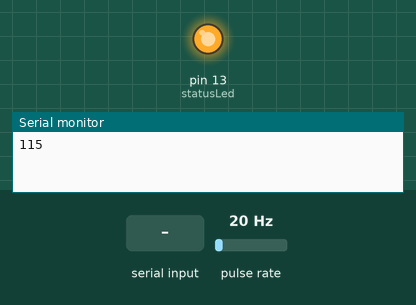
This sketch was run on a simulated Arduino Uno, built with avr-gcc and run on an emulated ATmega328P. On the bench: output pins drawn as LEDs (lit = HIGH), the last lines printed to the serial monitor. Wiring (inferred from the names in the program): pulse sensor: data pin 2. Inputs (shaded band) come from the test bench; at power-on: pulse rate 20 Hz.

Above: at 1.2 s.
1.3 s: "0\n" received over Serial
At 2.3 s:
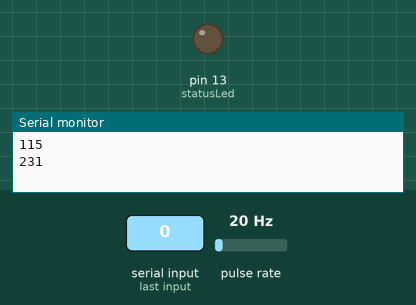
2.8 s: "1\n" received over Serial
At 3.4 s:
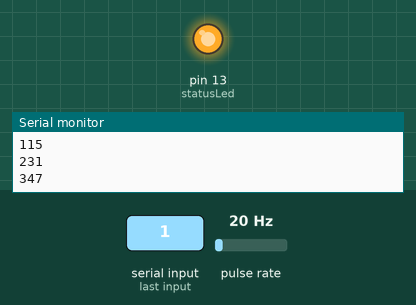
Timing chart, 0 to 5.8 s (numbered marks = the images above; inputs shaded):
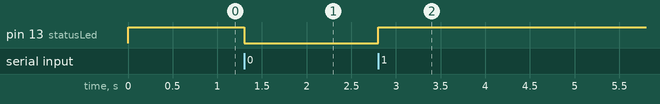

Measured:
- after the input at 1.3 s, pin 13 (statusLed): HIGH → LOW at once
- after the input at 2.8 s, pin 13 (statusLed): LOW → HIGH at once

The sketch:

arduino_code.ino
```cpp
//유량센서를 2번핀에 연결하여 유량을 얻는다.
//경광등은 12V 모터로, 릴레이 모듈을 사용하여 on/off를 설정한다.
byte statusLed    = 13;

byte sensorInterrupt = 0;
byte sensorPin       = 2;  //유량센서 핀

float calibrationFactor = 4.5;

volatile byte pulseCount;

float flowRate;
unsigned int flowMilliLitres;
unsigned long totalMilliLitres;

unsigned long oldTime;

void setup()
{
  pinMode(13, OUTPUT);

  Serial.begin(9600);


  pinMode(statusLed, OUTPUT);
  digitalWrite(statusLed, HIGH);

  pinMode(sensorPin, INPUT);
  digitalWrite(sensorPin, HIGH);

  pulseCount        = 0;
  flowRate          = 0.0;
  flowMilliLitres   = 0;
  totalMilliLitres  = 0;
  oldTime           = 0;


  attachInterrupt(sensorInterrupt, pulseCounter, FALLING);
}


void loop()
{
   while (Serial.available() > 0){
    char c = Serial.read();
    if(c=='1'){           //1일때 경광등 on, 0일때 off
      digitalWrite(13, HIGH);
    }else if(c=='0'){
      digitalWrite(13, LOW);
    }
   }

   if((millis() - oldTime) > 1000)
  {

    detachInterrupt(sensorInterrupt);

    flowRate = ((1000.0 / (millis() - oldTime)) * pulseCount) / calibrationFactor;

    oldTime = millis();
    flowMilliLitres = (flowRate / 60) * 1000;

    totalMilliLitres += flowMilliLitres;

    unsigned int frac;

    float flowRate_cm;
    flowRate_cm=flowRate*16.7/0.64;
    Serial.print(int(flowRate_cm));
    Serial.print("\n");


    attachInterrupt(sensorInterrupt, pulseCounter, FALLING);
  }
}


void pulseCounter()
{
  pulseCount++;
}
```
